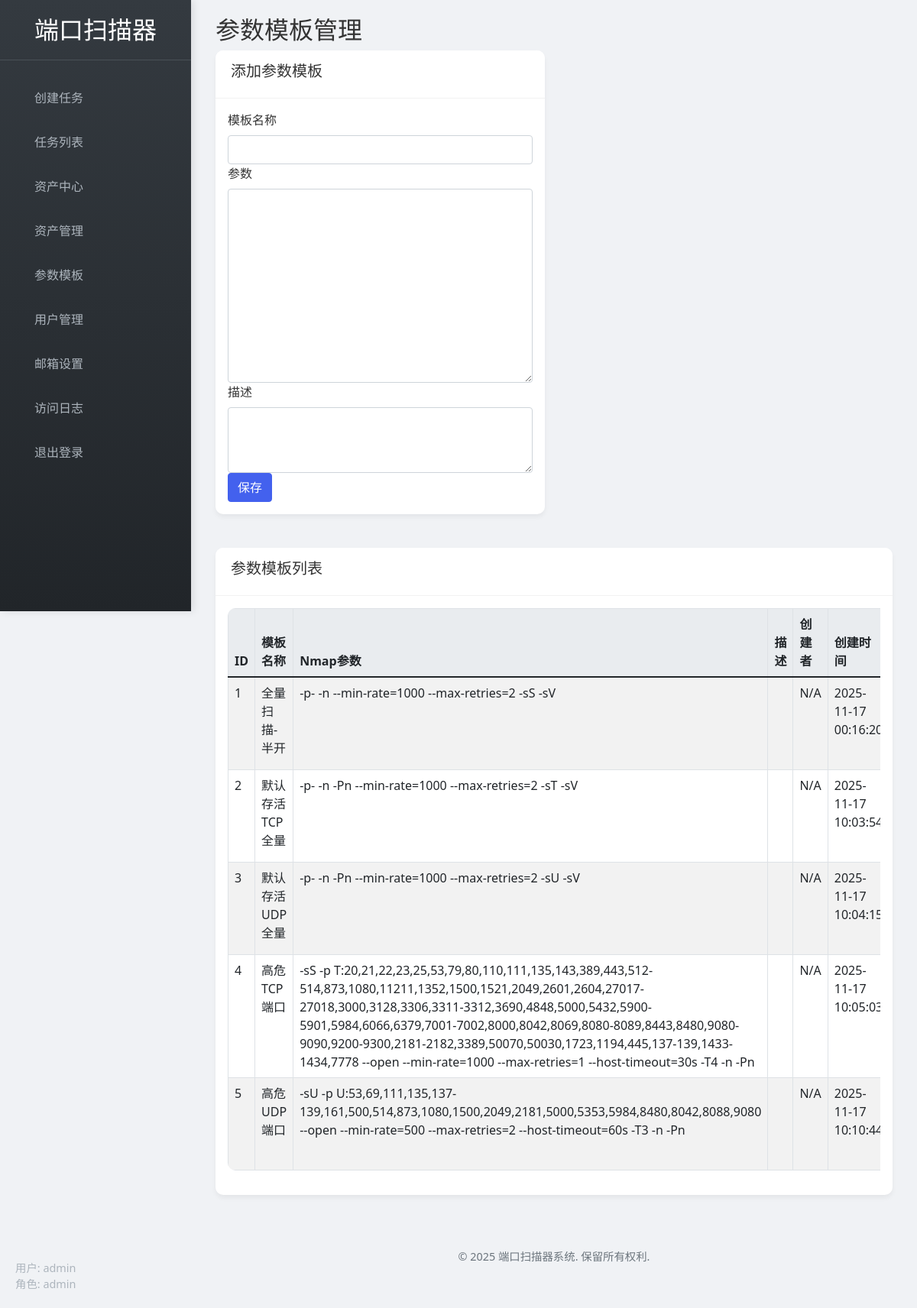
Screenshot of /templates (signed in) with the database file from the repository.
### app.py (models this page shows, shortened)
class ScanTemplate(db.Model):
    id = db.Column(db.Integer, primary_key=True)
    name = db.Column(db.String(100), nullable=False)
    params = db.Column(db.Text, nullable=False)
    description = db.Column(db.Text, nullable=True)
    created_at = db.Column(db.DateTime, default=datetime.now)
    created_by = db.Column(db.Integer, db.ForeignKey('user.id'), nullable=False)

### app.py (the view, shortened to what this page needs)
@app.route('/templates', methods=['GET', 'POST'])
@login_required
def templates():
    form = TemplateForm()
    template_id = request.args.get('id', None, type=int)
    template = ScanTemplate.query.get(template_id) if template_id else None
    if template:
        form.name.data = template.name
        form.params.data = template.params
        form.description.data = template.description
    templates = ScanTemplate.query.all()
    return render_template('templates.html', form=form, templates=templates, template=template)

### app.py
class TemplateForm(FlaskForm):
    name = StringField('模板名称', validators=[DataRequired()])
    params = TextAreaField('参数', validators=[DataRequired()], render_kw={"rows": 10})
    description = TextAreaField('描述', render_kw={"rows": 3})
    submit = SubmitField('保存')

### app.py (called while the page is built)
@login_manager.user_loader
def load_user(user_id):
    return User.query.get(int(user_id))

### templates/templates.html (shortened to what this page needs)
{% extends "layout.html" %}
{% block content %}
<div class="container-fluid">
    <h2>参数模板管理</h2>
    <div class="row">
        <div class="col-md-6">
            <div class="card">
                <div class="card-header">
                    <h5 id="form-title">添加参数模板</h5>
                </div>
                <div class="card-body">
                    <form method="POST" id="template-form">
                        <div class="form-group">
                            {{ form.name.label(class="form-label") }}
                            {{ form.name(class="form-control", id="template-name") }}
                        </div>
                        <div class="form-group">
                            {{ form.params.label(class="form-label") }}
                            {{ form.params(class="form-control", id="template-params") }}
                        </div>
                        <div class="form-group">
                            {{ form.description.label(class="form-label") }}
                            {{ form.description(class="form-control", rows=3, id="template-description") }}
                        </div>
                        <div class="form-group">
                            {{ form.submit(class="btn btn-primary", id="template-submit") }}
                        </div>
                    </form>
                </div>
            </div>
        </div>
    </div>
    <div class="row mt-4">
        <div class="col-md-12">
            <div class="card">
                <div class="card-header">
                    <h5>参数模板列表</h5>
                </div>
                <div class="card-body">
                    <div class="table-responsive">
                        <table class="table table-striped table-bordered">
                            <thead>
                                <tr>
                                    <th>ID</th>
                                    <th>模板名称</th>
                                    <th>Nmap参数</th>
                                    <th>描述</th>
                                    <th>创建者</th>
                                    <th>创建时间</th>
                                </tr>
                            </thead>
                            <tbody>
                                {% for template in templates %}
                                <tr>
                                    <td>{{ template.id }}</td>
                                    <td>{{ template.name }}</td>
                                    <td>{{ template.params }}</td>
                                    <td>{{ template.description or '' }}</td>
                                    <td>{{ template.creator.username if template.creator else 'N/A' }}</td>
                                    <td>{{ template.created_at.strftime('%Y-%m-%d %H:%M:%S') if template.created_at else 'N/A' }}</td>
                                </tr>
                                {% endfor %}
                            </tbody>
                        </table>
                    </div>
                </div>
            </div>
        </div>
    </div>
</div>
{% endblock %}

### templates/layout.html (shortened to what this page needs)
<!DOCTYPE html>
<html lang="zh-cn">
    <head>
        <link href="{{ url_for('static', filename='css/bootstrap.min.css') }}"
            rel="stylesheet">
        <link href="{{ url_for('static', filename='css/all.css') }}"
            rel="stylesheet">
    </head>
    <body>
        <div class="sidebar">
            <h2> 端口扫描器</h2>
            <ul class="nav flex-column">
                <li class="nav-item">
                    <a class="nav-link" href="{{ url_for('index') }}">
                         创建任务
                    </a>
                </li>
                <li class="nav-item">
                    <a class="nav-link" href="{{ url_for('tasks_list') }}">
                         任务列表
                    </a>
                </li>
                <li class="nav-item">
                    <a class="nav-link" href="{{ url_for('asset_center') }}">
                         资产中心
                    </a>
                </li>
                <li class="nav-item">
                    <a class="nav-link" href="{{ url_for('assets') }}">
                         资产管理
                    </a>
                </li>
                <li class="nav-item">
                    <a class="nav-link" href="{{ url_for('templates') }}">
                         参数模板
                    </a>
                </li>
                {% if session.get('role') == 'admin' %}
                <li class="nav-item">
                    <a class="nav-link" href="{{ url_for('manage_users') }}">
                         用户管理
                    </a>
                </li>
                <li class="nav-item">
                    <a class="nav-link" href="{{ url_for('email_settings') }}">
                         邮箱设置
                    </a>
                </li>
                <li class="nav-item">
                    <a class="nav-link" href="{{ url_for('access_log') }}">
                         访问日志
                    </a>
                </li>
                {% endif %}
                <li class="nav-item">
                    <a class="nav-link" href="{{ url_for('logout') }}">
                         退出登录
                    </a>
                </li>
            </ul>
            <div class="user-info">
                <div>用户: {{ session.username }}</div>
                <div>角色: {{ session.role }}</div>
            </div>
        </div>
        <div class="content">
            {% block content %}{% endblock %}
            <footer>
                <p>&copy; 2025 端口扫描器系统. 保留所有权利.</p>
            </footer>
        </div>
    </body>
</html>

### templates/layout.html (style rules this page uses)
:root { --primary-color: #4361ee; --secondary-color: #3f37c9; --success-color: #4cc9f0; --dark-color: #212529; --light-color: #f8f9fa; --sidebar-width: 250px; }
body { font-family: 'Segoe UI', Tahoma, Geneva, Verdana, sans-serif; background-color: #f0f2f5; color: #333; }
.sidebar { height: 100vh; width: var(--sidebar-width); position: fixed; top: 0; left: 0; background: linear-gradient(180deg, #343a40 0%, #212529 100%); color: #ffffff; padding-top: 20px; box-shadow: 3px 0 10px rgba(0,0,0,0.1); z-index: 1000; }
.sidebar h2 { text-align: center; color: #ffffff; padding-bottom: 20px; border-bottom: 1px solid #495057; margin-bottom: 20px; }
.sidebar .nav-link { color: #adb5bd; padding: 12px 20px; margin: 5px 15px; border-radius: 5px; transition: all 0.3s ease; }
.content { margin-left: var(--sidebar-width); padding: 20px; min-height: 100vh; }
.card { border-radius: 10px; box-shadow: 0 4px 6px rgba(0,0,0,0.05); border: none; margin-bottom: 20px; transition: transform 0.3s ease, box-shadow 0.3s ease; }
.card-header { background-color: white; border-bottom: 1px solid rgba(0,0,0,0.05); font-weight: 600; padding: 15px 20px; border-radius: 10px 10px 0 0 !important; }
.btn-primary { background-color: var(--primary-color); border-color: var(--primary-color); }
.table { background-color: white; border-radius: 10px; overflow: hidden; }
.table th { background-color: #e9ecef; }
footer { text-align: center; padding: 20px; color: #6c757d; font-size: 0.9em; margin-top: 30px; }
.user-info { position: fixed; bottom: 20px; left: 20px; color: #adb5bd; font-size: 0.9em; }

### rows the page displays
ScanTemplate: id "1", name "全量扫描-半开", params "-p- -n --min-rate=1000 --max-retries=2 -sS -sV", creator "N/A", created_at "2025-11-17…"
ScanTemplate: id "2", name "默认存活TCP全量", params "-p- -n -Pn --min-rate=1000 --max-retries=2 -sT -sV", creator "N/A", created_at "2025-11-17…"
ScanTemplate: id "3", name "默认存活UDP全量", params "-p- -n -Pn --min-rate=1000 --max-retries=2 -sU -sV", creator "N/A", created_at "2025-11-17…"
ScanTemplate: id "4", name "高危TCP端口", params "-sS -p T:20,21,22,23,25,53,79,80,110,111,135,143,389,443,512-514,873,1080,11211,1352,1500,1521,2049,2601,2604,27017-27018,3000,3128,3306,3311-3312,3690,4848,5000,5432,5900-5901,5984,6066,6379,7001-7002,8000,8042,8069,8080-8089,8443,8480,9080-9090,9200-9300,2181-2182,3389,50070,50030,1723,1194,445,137-139,1433-1434,7778 --open --min-rate=1000 --max-retries=1 --host-timeout=30s -T4 -n -Pn", creator "N/A", created_at "2025-11-17…"
ScanTemplate: id "5", name "高危UDP端口", params "-sU -p U:53,69,111,135,137-139,161,500,514,873,1080,1500,2049,2181,5000,5353,5984,8480,8042,8088,9080 --open --min-rate=500 --max-retries=2 --host-timeout=60s -T3 -n -Pn", creator "N/A", created_at "2025-11-17…"

### other values shown
{{ session.username }} "admin"
{{ session.role }} "admin"
